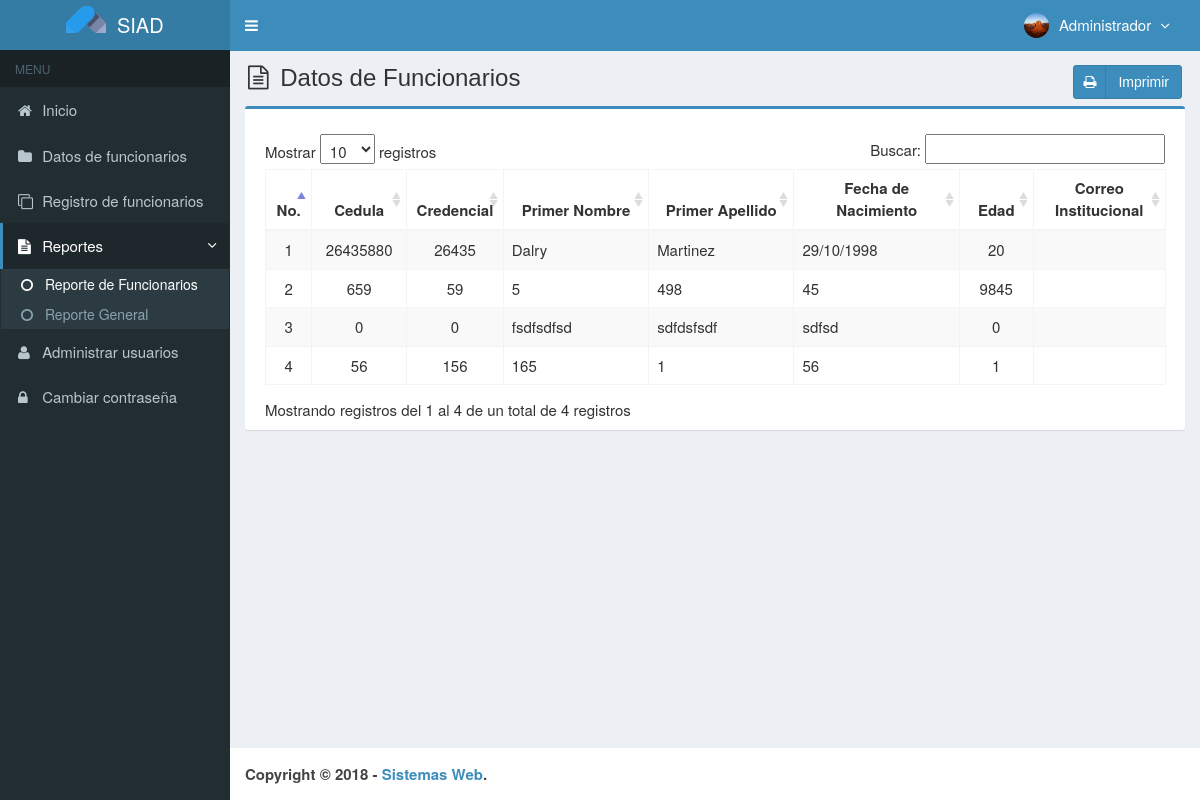
/main.php?module=stock_inventory (signed in), run on an earlier commit of the app's database.
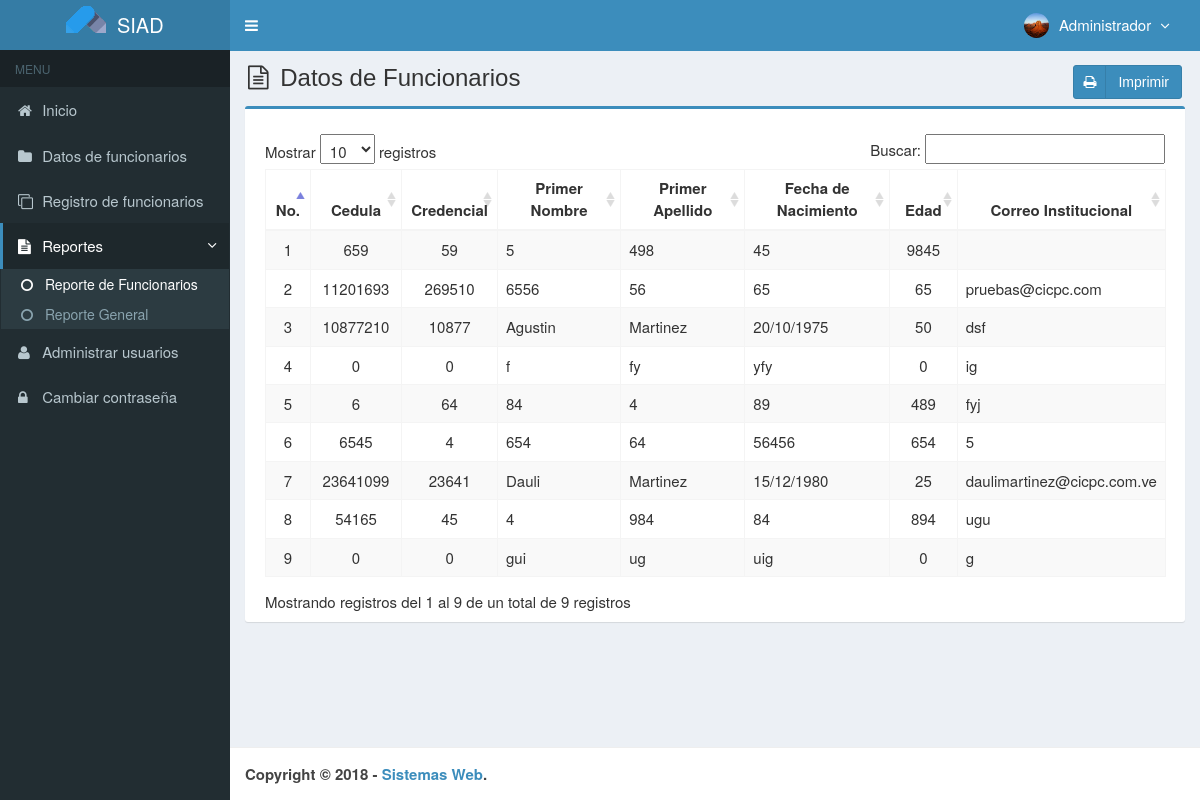
And on a later commit of the database.
### tables this page shows
CREATE TABLE `medicamentos` (
  `codigo` varchar(7) NOT NULL,
  `nombre` varchar(50) NOT NULL,
  `precio_compra` int(11) NOT NULL,
  `precio_venta` int(11) NOT NULL,
  `unidad` varchar(20) NOT NULL,
  `stock` int(11) NOT NULL,
  `created_user` int(3) NOT NULL,
  `created_date` timestamp NOT NULL DEFAULT CURRENT_TIMESTAMP,
  `updated_user` int(3) NOT NULL,
  `updated_date` timestamp NOT NULL DEFAULT CURRENT_TIMESTAMP ON UPDATE CURRENT_TIMESTAMP,
  `p_nombre` varchar(50) NOT NULL,
  `cedula` int(10) NOT NULL,
  `credencial` int(20) NOT NULL,
  `p_apellido` varchar(50) NOT NULL,
  `fec_nac` varchar(50) NOT NULL,
  `edad` int(3) NOT NULL,
  `s_nombre` varchar(50) NOT NULL,
  `s_apellido` varchar(50) NOT NULL,
  `rif` int(15) NOT NULL,
  `genero` int(11) NOT NULL,
  `tel_cel` int(11) NOT NULL,
  `tel_hab` int(11) NOT NULL,
  `tel_emerg` int(11) NOT NULL,
  `municipio` varchar(50) NOT NULL,
  `calle` varchar(50) NOT NULL,
  `casa` varchar(50) NOT NULL,
  `parroquia` varchar(50) NOT NULL,
  `estado` varchar(50) NOT NULL,
  `ciudad` varchar(50) NOT NULL,
  `avenida` varchar(50) NOT NULL,
  `codigo_cp` int(20) NOT NULL,
  `serial_cp` int(20) NOT NULL,
  `estado_c` varchar(50) NOT NULL,
  `lugar_nac` varchar(50) NOT NULL,
  `correo_e` varchar(50) NOT NULL,
  `grado_inst` varchar(50) NOT NULL,
  `correo_i` varchar(50) NOT NULL,
  `tipo_s` varchar(50) NOT NULL,
  `medicamen` varchar(100) NOT NULL,
  `discapacidad` varchar(100) NOT NULL,
  `alergias` varchar(100) NOT NULL,
  `nota` varchar(200) NOT NULL,
  `notas` varchar(400) NOT NULL,
  `fec_ing` varchar(100) NOT NULL,
  `tiempo_s` varchar(50) NOT NULL,
  `ubic_fis` varchar(150) NOT NULL,
  `p_nombref` varchar(100) NOT NULL,
  `s_nombref` varchar(100) NOT NULL,
  `p_apellidof` varchar(100) NOT NULL,
  `s_apellidof` varchar(50) NOT NULL,
  `cedulaf` int(9) NOT NULL,
  `fec_nacf` varchar(50) NOT NULL,
  `edadf` varchar(3) NOT NULL,
  `generof` varchar(50) NOT NULL,
  `parentesco` varchar(50) NOT NULL,
  `estudiante` varchar(50) NOT NULL,
  `funcionario` varchar(50) NOT NULL,
  `inf_medf` varchar(200) NOT NULL,
  `tipo_v` varchar(200) NOT NULL,
  `placa` varchar(50) NOT NULL,
  `combustible` varchar(50) NOT NULL,
  `serial_carro` varchar(50) NOT NULL,
  `marca` varchar(50) NOT NULL,
  `modelo` varchar(50) NOT NULL,
  `color` varchar(50) NOT NULL
);

### modules/stock_inventory/view.php (the view)
<section class="content-header">
  <h1>
    <i class="fa fa-file-text-o icon-title"></i> Datos de Funcionarios
    <a class="btn btn-primary btn-social pull-right" href="modules/stock_inventory/print.php" target="_blank">
      <i class="fa fa-print"></i> Imprimir
    </a>
  </h1>
</section>
<section class="content">
  <div class="row">
    <div class="col-md-12">
      <div class="box box-primary">
        <div class="box-body">
          <table id="dataTables1" class="table table-bordered table-striped table-hover">
            <thead>
              <tr>
                <th class="center">No.</th>
                <th class="center">Cedula</th>
                <th class="center">Credencial</th>
                <th class="center">Primer Nombre</th>
                <th class="center">Primer Apellido</th>
                <th class="center">Fecha de Nacimiento</th>
                <th class="center">Edad</th>
                <th class="center">Correo Institucional</th>
              </tr>
            </thead>
            <tbody>
            <?php
            $no = 1;
            $query = mysqli_query($mysqli, "SELECT codigo,cedula,credencial,p_nombre,p_apellido,fec_nac,edad,correo_i FROM medicamentos ORDER BY nombre ASC")
                                            or die('Error: '.mysqli_error($mysqli));
            while ($data = mysqli_fetch_assoc($query)) {
              echo "<tr>
                      <td width='30' class='center'>$no</td>
                      <td width='80' class='center'>$data[cedula]</td>
                      <td width='80' class='center'>$data[credencial]</td>
                      <td width='140'>$data[p_nombre]</td>
                       <td width='140'>$data[p_apellido]</td>
                       <td width='160'>$data[fec_nac]</td>
                       <td width='60' class='center'>$data[edad]</td>
                       <td width='120'>$data[correo_i]</td>
                    </tr>";
              $no++;
            }
            ?>
            </tbody>
          </table>
        </div>
      </div>
    </div>
  </div>
</section><!-- /.content

What changed in the data, as far as the page shows it:
removed medicamentos: cedula "26435880", credencial "26435", p_nombre "Dalry", p_apellido "Martinez", fec_nac "29/10/1998", edad "20"
removed medicamentos: cedula "0", credencial "0", p_nombre "fsdfsdfsd", p_apellido "sdfdsfsdf", fec_nac "sdfsd", edad "0"
removed medicamentos: cedula "56", credencial "156", p_nombre "165", p_apellido "1", fec_nac "56", edad "1"
added medicamentos: cedula "11201693", credencial "269510", p_nombre "6556", p_apellido "56", fec_nac "65", edad "65", correo_i "pruebas@cicpc.com"
added medicamentos: cedula "10877210", credencial "10877", p_nombre "Agustin", p_apellido "Martinez", fec_nac "20/10/1975", edad "50", correo_i "dsf"
added medicamentos: cedula "0", credencial "0", p_nombre "f", p_apellido "fy", fec_nac "yfy", edad "0", correo_i "ig"
added medicamentos: cedula "6", credencial "64", p_nombre "84", p_apellido "4", fec_nac "89", edad "489", correo_i "fyj"
added medicamentos: cedula "6545", credencial "4", p_nombre "654", p_apellido "64", fec_nac "56456", edad "654", correo_i "5"
added medicamentos: cedula "23641099", credencial "23641", p_nombre "Dauli", p_apellido "Martinez", fec_nac "15/12/1980", edad "25", correo_i "daulimartinez@cicpc.com.ve"
added medicamentos: cedula "54165", credencial "45", p_nombre "4", p_apellido "984", fec_nac "84", edad "894", correo_i "ugu"
added medicamentos: cedula "0", credencial "0", p_nombre "gui", p_apellido "ug", fec_nac "uig", edad "0", correo_i "g"
Also different on the page:
text written by a page script: "Mostrar registros Buscar: Mostrando registros del 1 al 4 de un total de 4 registros" → "Mostrar registros Buscar: Mostrando registros del 1 al 9 de un total de 9 registros"
